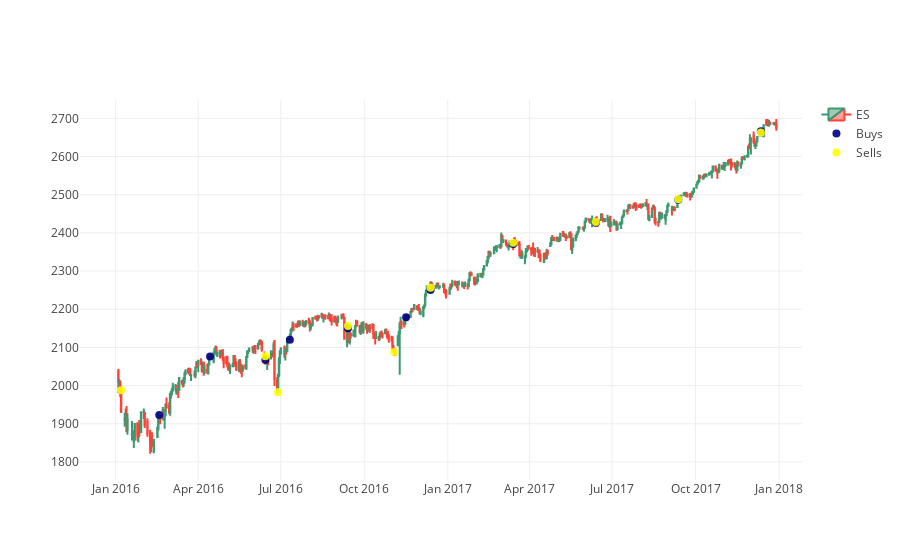

Source (notebook cell):
### Code cell
trace1 = go.Candlestick(x=full_h.index, 
                        open=full_h.open,
                        high=full_h.high,
                        low=full_h.low,
                        close=full_h.close, 
                        name=root, 
                        hoverinfo='none',
                       )


params = {
    'mode': 'markers',
    'hoverinfo': 'text',
}
trace2 = go.Scatter(
    x=buys.index,
    y=buys['price'],
    name='Buys',
    text=list(buys['amount']),
    textposition='middle left',
    marker=dict(size=8,
                color='rgba(0, 0, 128, .9)'),
    **params,
)
trace3 = go.Scatter(
    x=sells.index,
    y=sells['price'],
    name='Sells',
    text=list(sells['amount']),
    textposition='middle right',
    marker=dict(size=8,
                color='rgba(255, 255, 0, .9)'),
    **params
)

layout = go.Layout(
    xaxis = dict(
        rangeslider = dict(
            visible = False
        )
    )
)
data = [trace1, trace2, trace3]
fig = go.Figure(data=data,layout=layout)

py.iplot(fig, filename='candlestick_chart')

### Figure 1 — Plotly figure (JSON) as saved in the notebook; plotly's stock layout.template omitted (floating-point values rounded to 4 significant figures; data arrays with more than 128 entries replaced by an {"elided": "..."} marker saying what was removed)
{"data": [{"close": {"elided": "503 float values"}, "high": {"elided": "503 float values"}, "hoverinfo": "none", "low": {"elided": "503 float values"}, "name": "ES", "open": {"elided": "503 float values"}, "type": "candlestick", "uid": "b46666e2-f6ff-11e8-85bf-2c4d544dcc72", "x": {"elided": "503 str values"}}, {"hoverinfo": "text", "marker": {"color": "rgba(0, 0, 128, .9)", "size": 8}, "mode": "markers", "name": "Buys", "text": ["21", "19", "20", "20", "20", "23", "28", "28", "28", "31", "35"], "textposition": "middle left", "type": "scatter", "uid": "b46666e3-f6ff-11e8-8fc4-2c4d544dcc72", "x": ["2016-02-18", "2016-04-14", "2016-06-14", "2016-07-11", "2016-09-13", "2016-11-16", "2016-12-13", "2017-03-14", "2017-06-13", "2017-09-12", "2017-12-12"], "y": [1923.0, 2076.0, 2067.0, 2120.0, 2150.0, 2179, 2250.0, 2371.0, 2426.0, 2486.0, 2666]}, {"hoverinfo": "text", "marker": {"color": "rgba(255, 255, 0, .9)", "size": 8}, "mode": "markers", "name": "Sells", "text": ["-21", "-19", "-20", "-20", "-20", "-23", "-28", "-28", "-28", "-31"], "textposition": "middle right", "type": "scatter", "uid": "b46666e4-f6ff-11e8-a3a1-2c4d544dcc72", "x": ["2016-01-07", "2016-06-14", "2016-06-28", "2016-09-13", "2016-11-03", "2016-12-13", "2017-03-14", "2017-06-13", "2017-09-12", "2017-12-12"], "y": [1988.0, 2077, 1982.0, 2156.0, 2088.0, 2256, 2374, 2429.0, 2488.0, 2663.0]}], "layout": {"xaxis": {"rangeslider": {"visible": false}}}}
